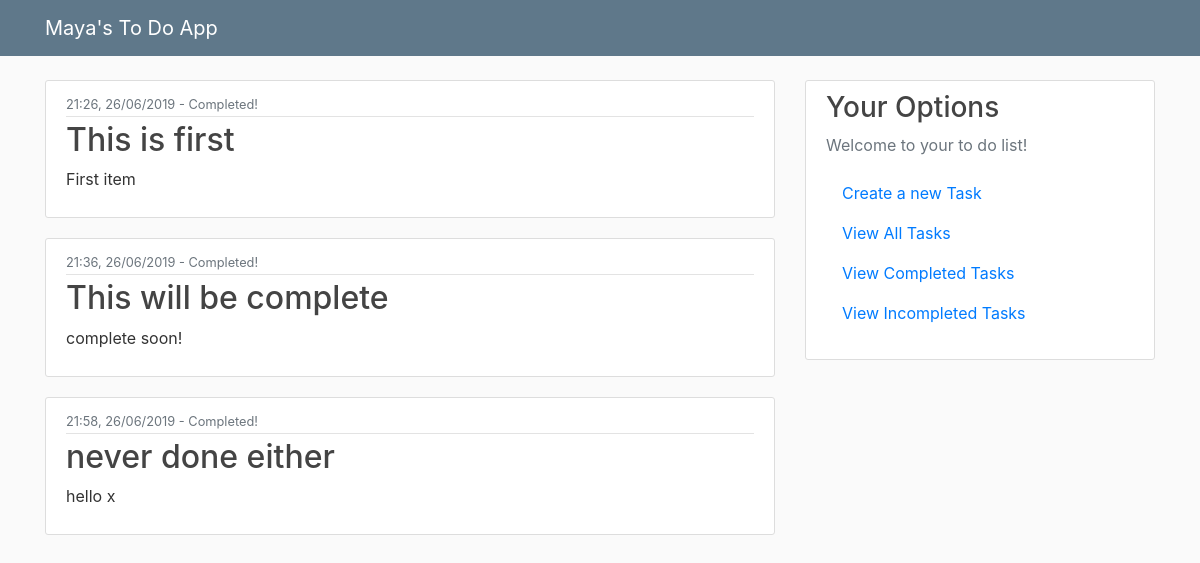
Screenshot of /view_completed/3 with the database file from the repository.
### app.py (models this page shows, shortened)
class Items(db.Model):
    id = db.Column(db.Integer, primary_key=True)
    title = db.Column(db.String(20), unique=False, nullable=False)
    content = db.Column(db.String(120), unique=True, nullable=False)
    date_posted = db.Column(db.DateTime, nullable=False, default=datetime.utcnow)
    complete = db.Column(db.Boolean, unique=False)

### app.py (the view)
@app.route("/view_completed/<id>")
def view_completed(id):
    if int(id)>0:
        post = Items.query.filter_by(id=int(id)).first() #gets specific id of button that was pressed
        post.complete = True #marks it as complete
        db.session.commit()
    else:
        pass
    posts = Items.query.filter_by(complete=True)
    return render_template('view_completed.html', posts=posts)

### templates/view_completed.html
{% extends "layout.html" %}
{% block content %}
    {% for post in posts %}
        <article class="media content-section">
          <div class="media-body">
            <div class="article-metadata">
              <small class="text-muted">{{ post.date_posted.strftime("%H:%M, %d/%m/%Y") }} - Completed! </small>
            </div>
            <h2><a class="article-title" href="#">{{ post.title }}</a></h2>
            <p class="article-content">{{ post.content }}</p>
          </div>
        </article>
    {% endfor %}
{% endblock content %}

### static/main.css (style rules this page uses)
body { background: #fafafa; color: #333333; margin-top: 5rem; }
h1, h2, h3, h4, h5, h6 { color: #444444; }
.content-section { background: #ffffff; padding: 10px 20px; border: 1px solid #dddddd; border-radius: 3px; margin-bottom: 20px; }
.article-title { color: #444444; }
.article-content { white-space: pre-line; }
.article-metadata { padding-bottom: 1px; margin-bottom: 4px; border-bottom: 1px solid #e3e3e3 }

### rows the page displays
Items: date_posted "21:26, 26/06/2019", title "This is first", content "First item"
Items: date_posted "21:36, 26/06/2019", title "This will be complete", content "complete soon!"
Items: date_posted "21:58, 26/06/2019", title "never done either", content "hello x"
